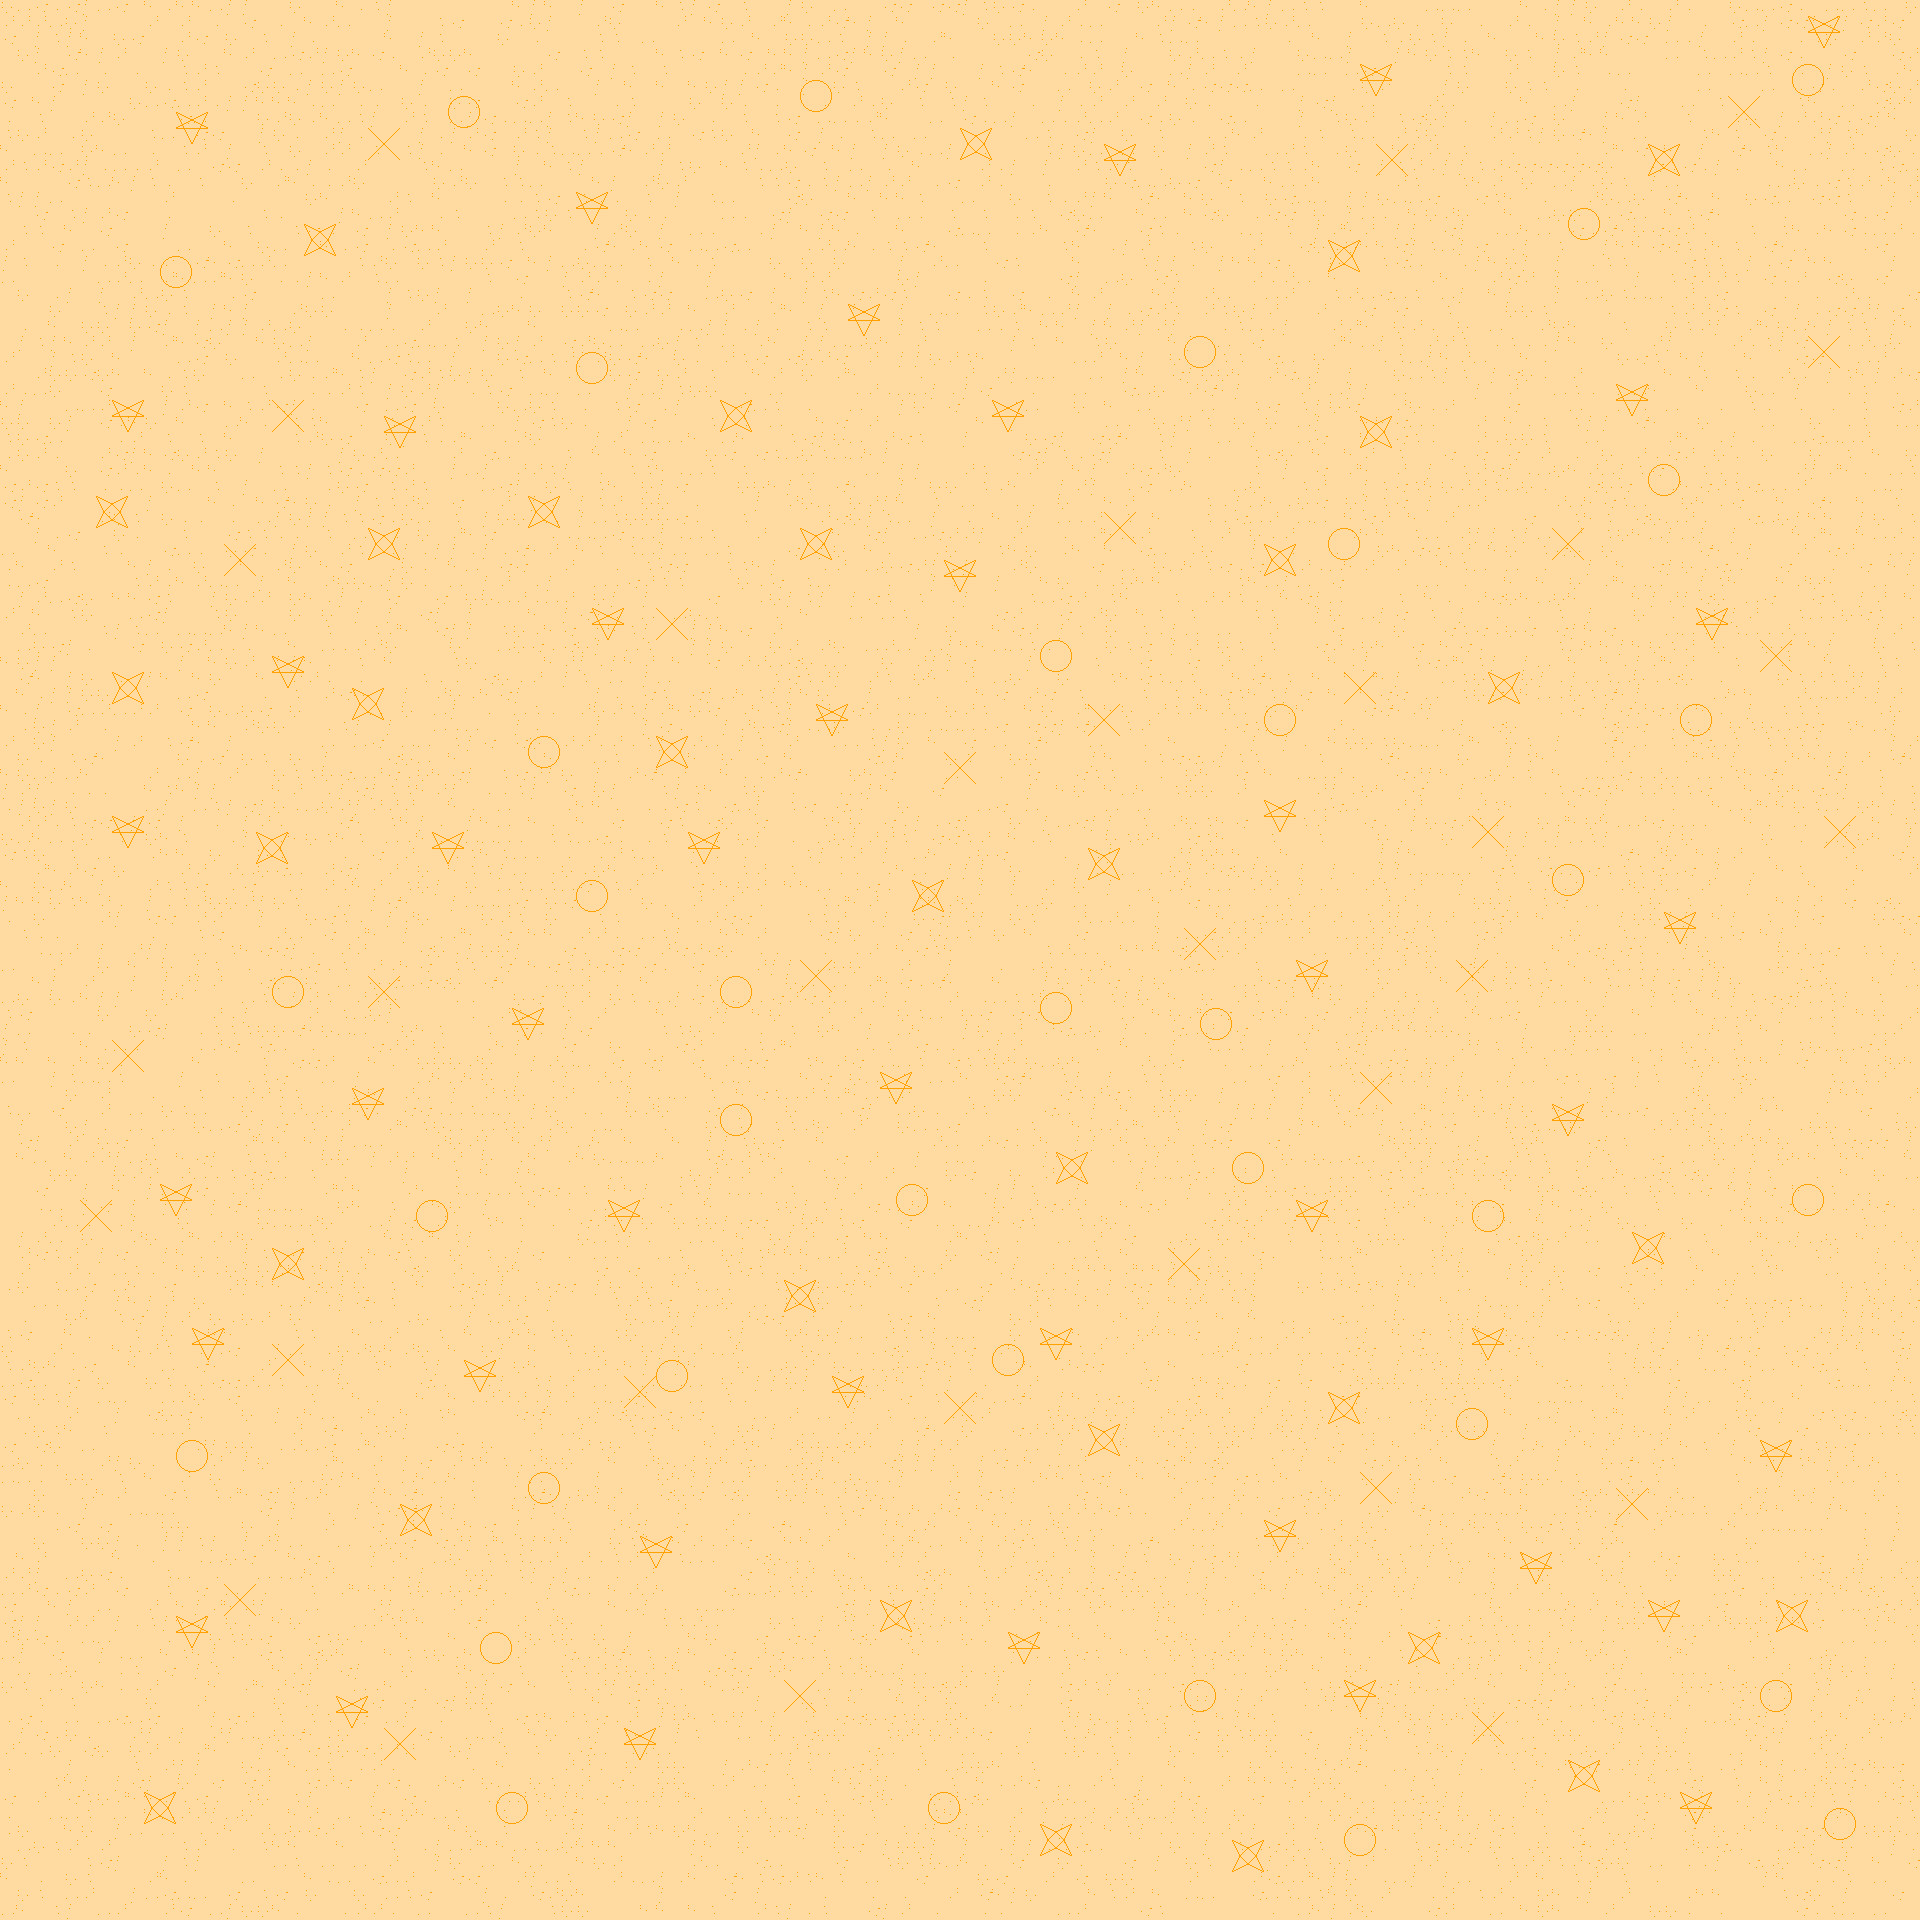

A level layout from a 2D game, rendered from its tile map. Below: a short description, then the map file with tile-grid data replaced by summaries:
An orthogonal 120x120 tile map with 16x16 px tiles, 2 tile layers (Floor, Signs).

<map version="1.4" tiledversion="1.4.0" orientation="orthogonal" renderorder="right-down" width="120" height="120" tilewidth="16" tileheight="16" infinite="0" nextlayerid="3" nextobjectid="1">
 <tileset firstgid="1" source="../TileSets/2x.tsx" />
 <layer id="1" name="Floor" width="120" height="120">
  <data>[14400 cells, 14400 non-empty, 9 distinct tile ids]</data>
 </layer>
 <layer id="2" name="Signs" width="120" height="120">
  <data>[14400 cells, 580 non-empty, 16 distinct tile ids]</data>
 </layer>
</map>
